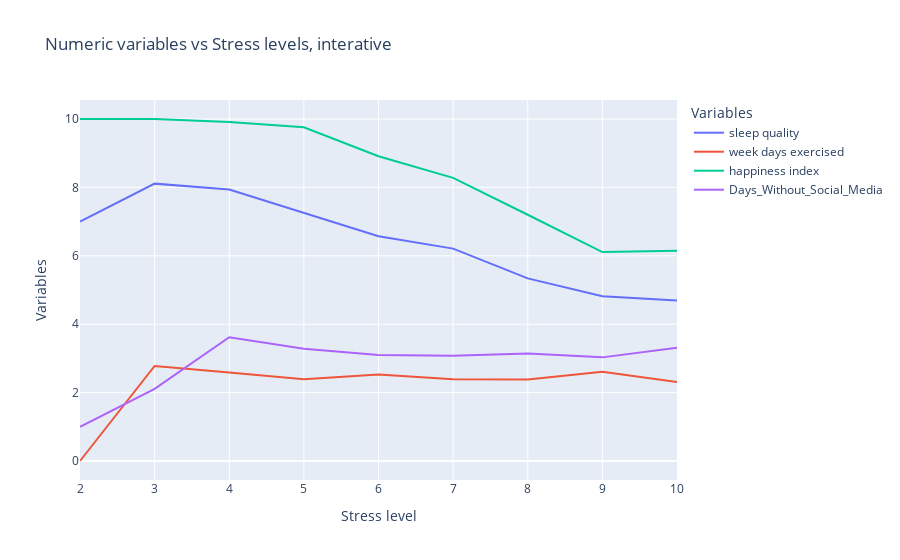

The notebook cell this image was saved under:
### Code cell
fig1=px.line( melted, color='Variables', x='stress level', y='Values', hover_name='Variables',
            labels={'stress level':'Stress level', 'Values':'Variables'}, title='Numeric variables vs Stress levels, interative')
fig1.show()

### Figure 1 — Plotly figure (JSON) as saved in the notebook; plotly's stock layout.template omitted (floating-point values rounded to 4 significant figures)
{"data": [{"hovertemplate": "<b>%{hovertext}</b><br><br>Variables=%{y}<br>Stress level=%{x}<extra></extra>", "hovertext": ["sleep quality", "sleep quality", "sleep quality", "sleep quality", "sleep quality", "sleep quality", "sleep quality", "sleep quality", "sleep quality"], "legendgroup": "sleep quality", "line": {"color": "#636efa", "dash": "solid"}, "marker": {"symbol": "circle"}, "mode": "lines", "name": "sleep quality", "orientation": "v", "showlegend": true, "type": "scatter", "x": [2, 3, 4, 5, 6, 7, 8, 9, 10], "xaxis": "x", "y": [7.0, 8.11, 7.94, 7.26, 6.57, 6.21, 5.34, 4.82, 4.69], "yaxis": "y"}, {"hovertemplate": "<b>%{hovertext}</b><br><br>Variables=%{y}<br>Stress level=%{x}<extra></extra>", "hovertext": ["week days exercised", "week days exercised", "week days exercised", "week days exercised", "week days exercised", "week days exercised", "week days exercised", "week days exercised", "week days exercised"], "legendgroup": "week days exercised", "line": {"color": "#EF553B", "dash": "solid"}, "marker": {"symbol": "circle"}, "mode": "lines", "name": "week days exercised", "orientation": "v", "showlegend": true, "type": "scatter", "x": [2, 3, 4, 5, 6, 7, 8, 9, 10], "xaxis": "x", "y": [0.0, 2.78, 2.59, 2.39, 2.53, 2.39, 2.38, 2.61, 2.31], "yaxis": "y"}, {"hovertemplate": "<b>%{hovertext}</b><br><br>Variables=%{y}<br>Stress level=%{x}<extra></extra>", "hovertext": ["happiness index", "happiness index", "happiness index", "happiness index", "happiness index", "happiness index", "happiness index", "happiness index", "happiness index"], "legendgroup": "happiness index", "line": {"color": "#00cc96", "dash": "solid"}, "marker": {"symbol": "circle"}, "mode": "lines", "name": "happiness index", "orientation": "v", "showlegend": true, "type": "scatter", "x": [2, 3, 4, 5, 6, 7, 8, 9, 10], "xaxis": "x", "y": [10.0, 10.0, 9.91, 9.76, 8.91, 8.28, 7.2, 6.11, 6.15], "yaxis": "y"}, {"hovertemplate": "<b>%{hovertext}</b><br><br>Variables=%{y}<br>Stress level=%{x}<extra></extra>", "hovertext": ["Days_Without_Social_Media", "Days_Without_Social_Media", "Days_Without_Social_Media", "Days_Without_Social_Media", "Days_Without_Social_Media", "Days_Without_Social_Media", "Days_Without_Social_Media", "Days_Without_Social_Media", "Days_Without_Social_Media"], "legendgroup": "Days_Without_Social_Media", "line": {"color": "#ab63fa", "dash": "solid"}, "marker": {"symbol": "circle"}, "mode": "lines", "name": "Days_Without_Social_Media", "orientation": "v", "showlegend": true, "type": "scatter", "x": [2, 3, 4, 5, 6, 7, 8, 9, 10], "xaxis": "x", "y": [1.0, 2.11, 3.62, 3.28, 3.1, 3.08, 3.14, 3.03, 3.31], "yaxis": "y"}], "layout": {"autosize": true, "legend": {"title": {"text": "Variables"}, "tracegroupgap": 0}, "title": {"text": "Numeric variables vs Stress levels, interative"}, "xaxis": {"anchor": "y", "autorange": true, "domain": [0, 1], "range": [2, 10], "title": {"text": "Stress level"}, "type": "linear"}, "yaxis": {"anchor": "x", "autorange": true, "domain": [0, 1], "range": [-0.5556, 10.56], "title": {"text": "Variables"}, "type": "linear"}}}
